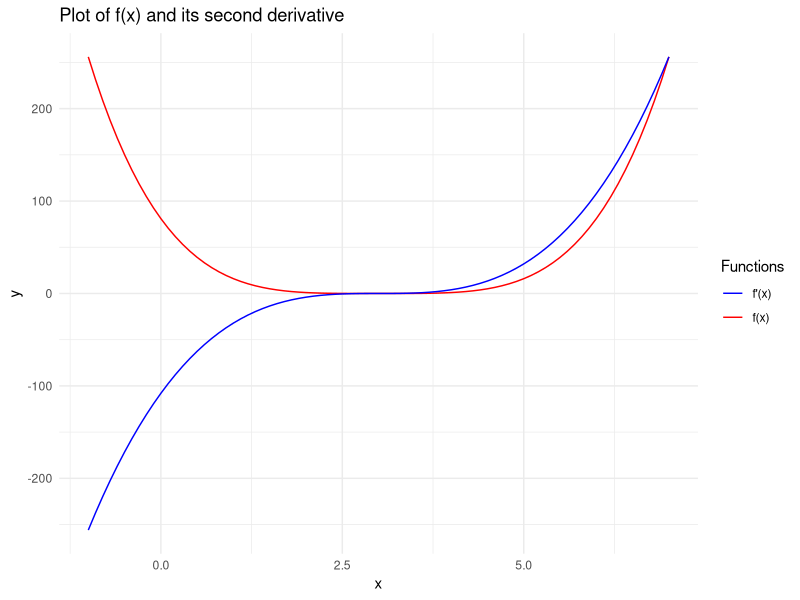
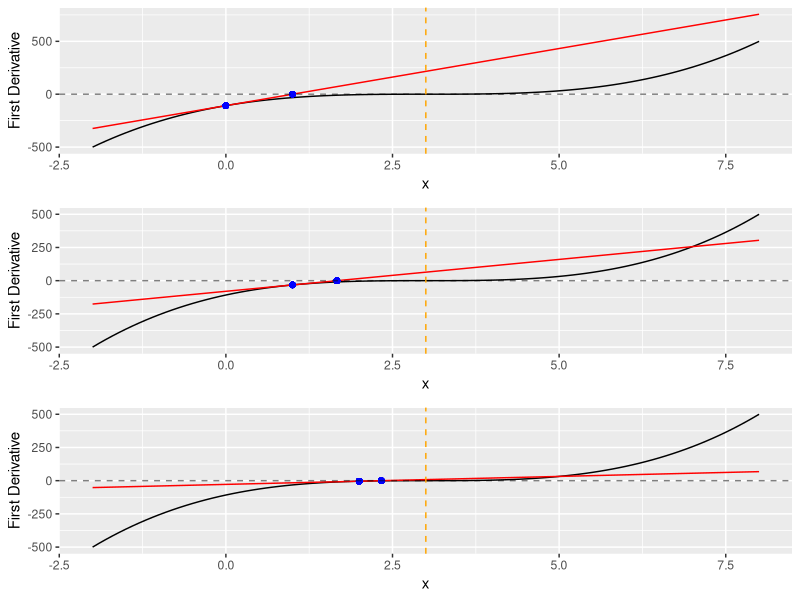

These charts were generated, in order, by the following R code:
## ---- chunk 1
f <- function(x) (x-3)^4
## ---- chunk 2
# Load necessary libraries
library(ggplot2)

# Define the function f(x) and its derivatives
f <- function(x) (x - 3)^4
f_prime <- function(x) 4 * (x - 3)^3

# Define a range of x values to plot
x_vals <- seq(-1, 7, 0.1)

# Plot the function f(x) and its first derivative
ggplot(data.frame(x = x_vals), aes(x)) +
  geom_line(aes(y = f(x), color = "f(x)")) +
  geom_line(aes(y = f_prime(x), color = "f'(x)")) +
  scale_color_manual(values = c("blue", "red")) +
  labs(title = "Plot of f(x) and its second derivative",
       x = "x",
       y = "y",
       color = "Functions") +
  theme_minimal()
## ---- chunk 3
# Use the optimize() function to find the argmin of f(x)
result <- optimize(f, interval = c(-10, 10))
# Display the result
cat("The argmin of f(x) is:", result$minimum)
## ---- chunk 4
# Define the second derivatives of f(x)
f_double_prime <- function(x) 12 * (x - 3)^2

# Define the starting point x0
x0 <- 0

# Calculate x1 using the Newton-Raphson update formula
x1 <- x0 - (f_prime(x0) / f_double_prime(x0))
x1
## ---- chunk 5
epsilon <- 0.01
## ---- chunk 6
newtons_method_1d = function(start, d1, d2, tol) {
  prev_step = start
  new_step = start
  num_iters = 0
  while (TRUE) {
    # update Newton's method step
    new_step = prev_step - d1(prev_step) / d2(prev_step)
    num_iters = num_iters + 1
    # check for convergence
    if (abs(new_step - prev_step) <= tol) {
      print("Converged.")
      return(
        list(
          result=new_step,
          iters=num_iters
        )
      )
    } else {
      print(
        paste0("Iter: ", num_iters, ", Value: ", new_step)
      )
      prev_step = new_step
    }
  }
}
## ---- chunk 7
newton_res = newtons_method_1d(
  x0,
  f_prime,
  f_double_prime,
  tol = epsilon
)
## ---- chunk 8
newton_res[[1]]
3 - newton_res[[1]]
## ---- chunk 9
library(ggplot2)
library(gridExtra)

plot_newton_step = function(x_start) {
  x_vals <- seq(-2, 8, 0.1)
  
  ggplot(data = data.frame(x = x_vals,
                            y = f_prime(x_vals),
                            tan = f_prime(x_start) + (x_vals - x_start) * f_double_prime(x_start))) +
    geom_line(aes(x = x, y = y)) +
    geom_line(aes(x = x, y = tan), color = "red") +
    geom_point(aes(x = x_start, y = f_prime(x_start)), color = "blue") +
    geom_point(aes(x = (x_start - f_prime(x_start) / f_double_prime(x_start)), y = 0), color = "blue") +
    geom_hline(yintercept = 0, alpha = .5, linetype = "dashed") +
    geom_vline(xintercept = 3, color = "orange", linetype = "dashed") +
    xlab("x") +
    ylab("First Derivative")
}

grid.arrange(
  plot_newton_step(0),
  plot_newton_step(1),
  plot_newton_step(2)
)
